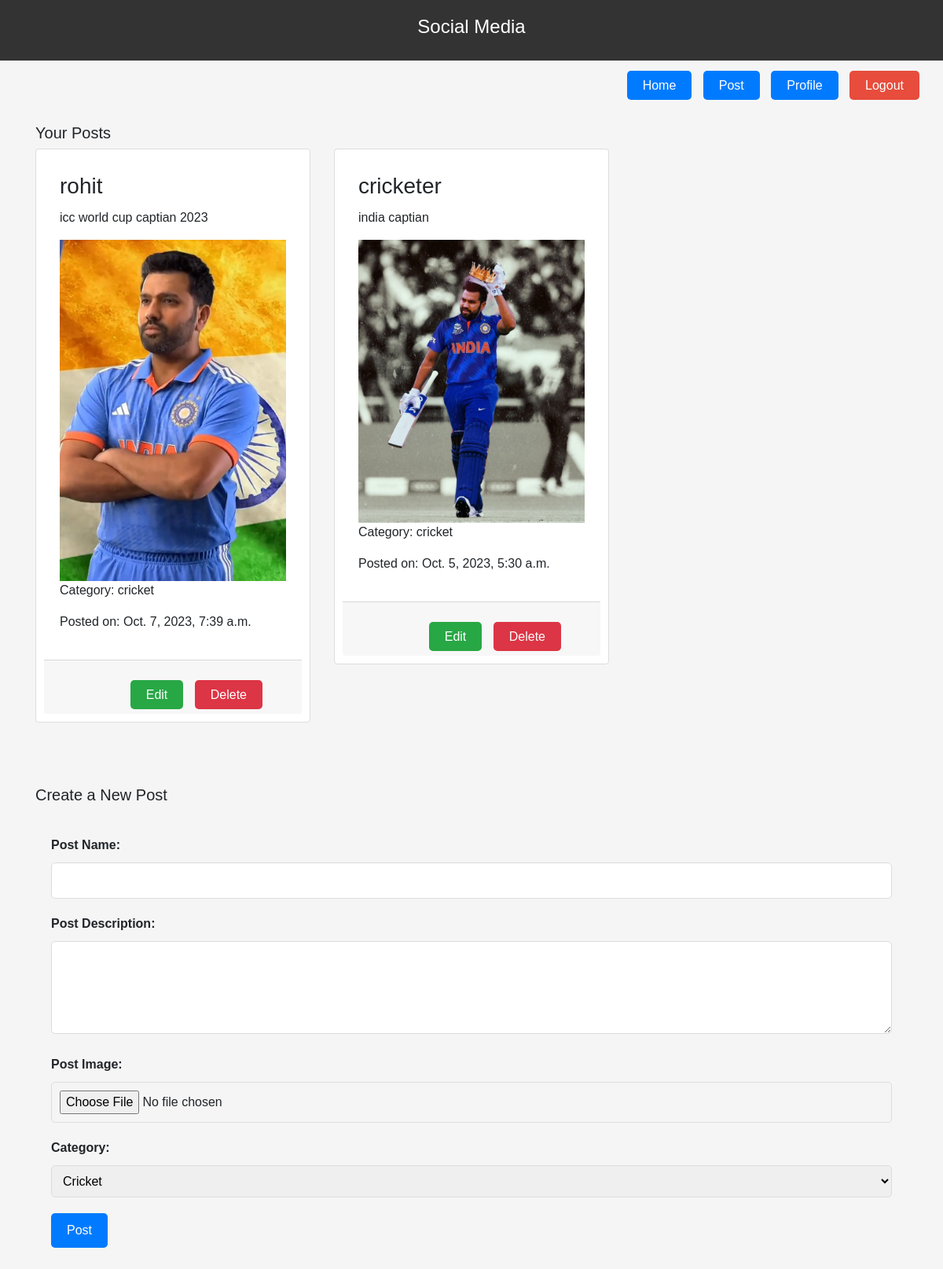
The app's page /post/ (signed in) with its own data.
### home/models.py (models this page shows, shortened)
class Post(models.Model):
    user = models.ForeignKey(User, on_delete=models.CASCADE)
    post_name = models.CharField(max_length=100)
    post_description = models.TextField()
    post_image = models.ImageField(upload_to='post_image/')
    category_choices = [
        ('cricket', 'Cricket'),
        ('social', 'Social'),
        ('science', 'Science'),
        ('article', 'Article'),
        ('art', 'Art'),
        ('news', 'News'),
    ]
    category = models.CharField(max_length=20, choices=category_choices)
    timestamp = models.DateTimeField(default=timezone.now)

### home/views.py (the view, shortened to what this page needs)
# urls.py: path('post/', views.post_page, name='post_page'),
@login_required
def post_page(request):
    user = request.user
    user_posts = Post.objects.filter(user=user).order_by('-timestamp')  # Assuming you have a 'timestamp' field
    return render(request, 'post_page.html', {'user_posts': user_posts})

### home/templates/post_page.html (shortened to what this page needs)
<!DOCTYPE html>
<html lang="en">
<head>
    <link rel="stylesheet" href="https://maxcdn.bootstrapcdn.com/bootstrap/4.5.2/css/bootstrap.min.css">
</head>
<body>
    <header>
        <h1>Social Media</h1>
    </header>
    <div class="button-container">
        <a class="button" href="{% url 'home' %}">Home</a>
        <a class="button" href="{% url 'post_page' %}">Post</a>
        <a class="button" href="{% url 'user_profile' %}">Profile</a>
        <a class="button logout" href="{% url 'logout' %}">Logout</a>
    </div>
    <section class="container mt-3">
        <h2>Your Posts</h2>
        <div class="row">
            {% for post in user_posts %}
                <div class="col-md-4">
                    <div class="card post-card">
                        <div class="card-body">
                            <h3 class="card-title">{{ post.post_name }}</h3>
                            <p class="card-text">{{ post.post_description }}</p>
                            <img src="{{ post.post_image.url }}" alt="Post Image" class="img-fluid">
                            <p>Category: {{ post.category }}</p>
                            <p>Posted on: {{ post.timestamp }}</p>
                        </div>
                        <div class="card-footer">
                            <div class="button-container">
                                <a href="{% url 'edit_post' post.id %}" class="button edit-button">Edit</a>
                                <a href="{% url 'delete_post' post.id %}" class="button delete-button">Delete</a>
                            </div>
                        </div>
                    </div>
                </div>
            {% endfor %}
        </div>
    </section>
    <section class="container mt-3">
        <h2>Create a New Post</h2>
        <form class="post-form" method="post" enctype="multipart/form-data">
            <label for="post_name">Post Name:</label>
            <input type="text" id="post_name" name="post_name" required>
            <label for="post_description">Post Description:</label>
            <textarea id="post_description" name="post_description" rows="4" required></textarea>
            <label for="post_image">Post Image:</label>
            <input type="file" id="post_image" name="post_image" accept="image/*" required>
            <label for="category">Category:</label>
            <select id="category" name="category" required>
                <option value="cricket">Cricket</option>
            </select>
            <button type="submit">Post</button>
        </form>
    </section>
</body>
</html>

### home/templates/post_page.html (style rules this page uses)
body { font-family: Arial, sans-serif; background-color: #f5f5f5; margin: 0; padding: 0; }
header { background-color: #333; color: #fff; padding: 20px; text-align: center; }
.button-container { text-align: right; margin-top: 20px; margin-right: 20px; }
.button { background-color: #007bff; color: #fff; padding: 10px 20px; margin-right: 10px; border: none; border-radius: 5px; cursor: pointer; text-decoration: none; }
.button.logout { background-color: #e74c3c; }
section { margin: 20px; padding: 20px; }
h1 { font-size: 24px; }
h2 { font-size: 20px; }
.post-card { border: 1px solid #ddd; padding: 10px; margin-bottom: 20px; }
.edit-button { background-color: #28a745; }
.delete-button { background-color: #dc3545; }
.edit-button, .delete-button { color: #fff; padding: 10px 20px; border: none; border-radius: 5px; cursor: pointer; text-decoration: none; }
.post-form { margin-top: 20px; padding: 20px; }
.post-form label { display: block; margin-bottom: 10px; font-weight: bold; }
.post-form input[type="text"], .post-form textarea, .post-form select, .post-form input[type="file"] { width: 100%; padding: 10px; margin-bottom: 20px; border: 1px solid #ddd; border-radius: 5px; font-size: 16px; }
.post-form button { background-color: #007bff; color: #fff; padding: 10px 20px; border: none; border-radius: 5px; font-size: 16px; cursor: pointer; }

### records on screen
Post: post_name "rohit", post_description "icc world cup captian 2023", post_image (picture), category "cricket", timestamp "Oct. 7, 2023, 7:39 a.m."
Post: post_name "cricketer", post_description "india captian", post_image (picture), category "cricket", timestamp "Oct. 5, 2023, 5:30 a.m."
